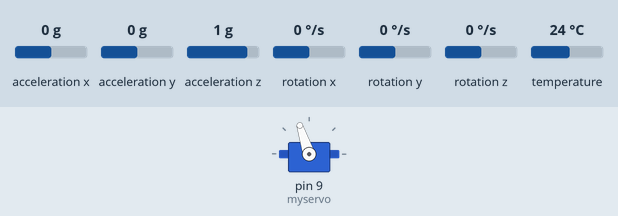
The sketch below on a simulated Arduino Leonardo, built with avr-gcc and run on an emulated ATmega32U4. On the bench: servo. Inputs (shaded band) come from the test bench; at power-on: acceleration x 0 g, acceleration y 0 g, acceleration z 1 g, rotation x 0 °/s, rotation y 0 °/s, rotation z 0 °/s, temperature 24 °C. What the sketch prints to the serial monitor is not drawn.

Above: at 0.1 s.
At 2.2 s:
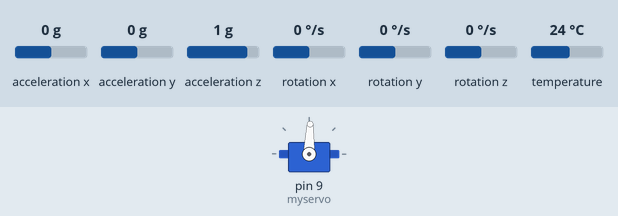
2.3 s: acceleration x set to -1.4 g
4.0 s: acceleration y set to -1.4 g
6.2 s: acceleration z set to -1.4 g
8.3 s: rotation x set to -192 °/s
Timing chart, 0 to 11.3 s (numbered marks = the images above; inputs shaded):
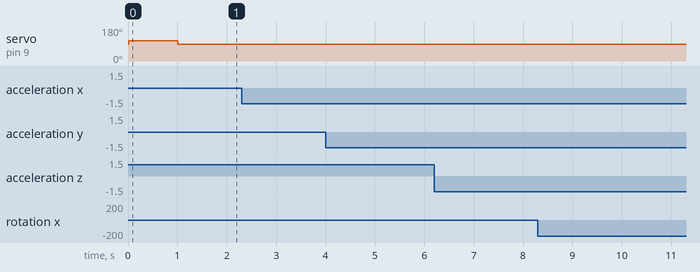

Measured:
- after the input at 2.3 s, every drawn part: stays the same
- after the input at 4.0 s, every drawn part: stays the same
- after the input at 6.2 s, every drawn part: stays the same
- after the input at 8.3 s, every drawn part: stays the same

The sketch:

P2_Sensor_I2C.ino
```cpp
// Librerias para controlar la IMU
#include <Adafruit_MPU6050.h>
#include <Adafruit_Sensor.h>
#include <Wire.h>

#include <Servo.h>
Servo myservo;
#define CORRECCION_SERVO 88

Adafruit_MPU6050 mpu; // Se define el objeto de la IMU

// Variables para medir tiempo
unsigned long startTime = 0;
unsigned long endTime = 0;

void setup() {
  // Setup copiado del ejemplo de uso de la libreria
  myservo.attach(9);

  // Se inicia el serial y se espera a que este listo
  Serial.begin(115200);
  while (!Serial)
    delay(10); // will pause Zero, Leonardo, etc until serial console opens

  // Serial.println("Adafruit MPU6050 test!");

  // Se inicia la IMU
  if (!mpu.begin()) {
    // Serial.println("Failed to find MPU6050 chip");
    while (1) {
      delay(10);
    }
  }
  // Serial.println("MPU6050 Found!");


  // Se definen los fondos de escala (Valores extremos que se va a medir)
  // En este caso, la salida del acelerometro será máxima cuando la aceleración mayor o igual a 8 veces la de la gravedad
  mpu.setAccelerometerRange(MPU6050_RANGE_8_G);
  // Serial.print("Accelerometer range set to: ");
  switch (mpu.getAccelerometerRange()) {
  case MPU6050_RANGE_2_G:
    // Serial.println("+-2G");
    break;
  case MPU6050_RANGE_4_G:
    // Serial.println("+-4G");
    break;
  case MPU6050_RANGE_8_G:
    // Serial.println("+-8G");
    break;
  case MPU6050_RANGE_16_G:
    // Serial.println("+-16G");
    break;
  }

  // En este caso, la salida del giroscopio será máxima cuando la velocidad angular sea mayor o igual a 500°/seg
  mpu.setGyroRange(MPU6050_RANGE_500_DEG);
  // Serial.print("Gyro range set to: ");
  switch (mpu.getGyroRange()) {
  case MPU6050_RANGE_250_DEG:
    // Serial.println("+- 250 deg/s");
    break;
  case MPU6050_RANGE_500_DEG:
    // Serial.println("+- 500 deg/s");
    break;
  case MPU6050_RANGE_1000_DEG:
    // Serial.println("+- 1000 deg/s");
    break;
  case MPU6050_RANGE_2000_DEG:
    // Serial.println("+- 2000 deg/s");
    break;
  }

  // Se define el ancho de banda del filtro interno de la IMU.
  // Usamos un valor intermedio para implementar nuestro propio filtro en el controlador
  // Un bajo ancho de banda nos da una medición suave pero podria introducir retardos
  mpu.setFilterBandwidth(MPU6050_BAND_44_HZ);
  // Serial.print("Filter bandwidth set to: ");
  switch (mpu.getFilterBandwidth()) {
  case MPU6050_BAND_260_HZ:
    // Serial.println("260 Hz");
    break;
  case MPU6050_BAND_184_HZ:
    // Serial.println("184 Hz");
    break;
  case MPU6050_BAND_94_HZ:
    // Serial.println("94 Hz");
    break;
  case MPU6050_BAND_44_HZ:
    // Serial.println("44 Hz");
    break;
  case MPU6050_BAND_21_HZ:
    // Serial.println("21 Hz");
    break;
  case MPU6050_BAND_10_HZ:
    // Serial.println("10 Hz");
    break;
  case MPU6050_BAND_5_HZ:
    // Serial.println("5 Hz");
    break;
  }

  myservo.write(20 + CORRECCION_SERVO);
  // Serial.println("");
  delay(1000);
  myservo.write(0 + CORRECCION_SERVO);
}

void loop() {
  // Mido el tiempo que tardo en ejecutar todas las instrucciones
  startTime = micros();

  myservo.write(0 + CORRECCION_SERVO);

  sensors_event_t a, g, temp;   // Defino las variables para leer los sensores
  mpu.getEvent(&a, &g, &temp);  // Leo los sensores. ¡¡ El valor de la velocidad angular está en radianes por segundo !!

  // Envío los valores medidos a simulink
  //                                            -0.11             *0.8216
  matlab_send(a.acceleration.x, (a.acceleration.y - 0.11)*0.9944, (a.acceleration.z - 1.375)*0.9284, g.gyro.x+0.115, g.gyro.y, g.gyro.z);
  endTime = micros();

  delay(20 - (endTime-startTime)/1000.0);
}

// Funcion para enviar datos a matlab, se podría pasar un array como parametro en vez de los datos por separado
void matlab_send(float dato1, float dato2, float dato3, float dato4, float dato5, float dato6){
  // Encabezado que marca el comienzo de los datos
  Serial.write("abcd");

  // Utilizo un puntero a byte y lo apunto al comienzo de cada dato
  // Un float ocupa 4 Bytes por lo que envio por el canal serial los
  // 4 Bytes empezando desde la posicion del puntero b
  byte * b = (byte *) &dato1;
  Serial.write(b,4);

  // Repito para todos los datos
  b = (byte *) &dato2;
  Serial.write(b,4);
  b = (byte *) &dato3;
  Serial.write(b,4);
  b = (byte *) &dato4;
  Serial.write(b,4);
  b = (byte *) &dato5;
  Serial.write(b,4);
  b = (byte *) &dato6;
  Serial.write(b,4);
}
```
